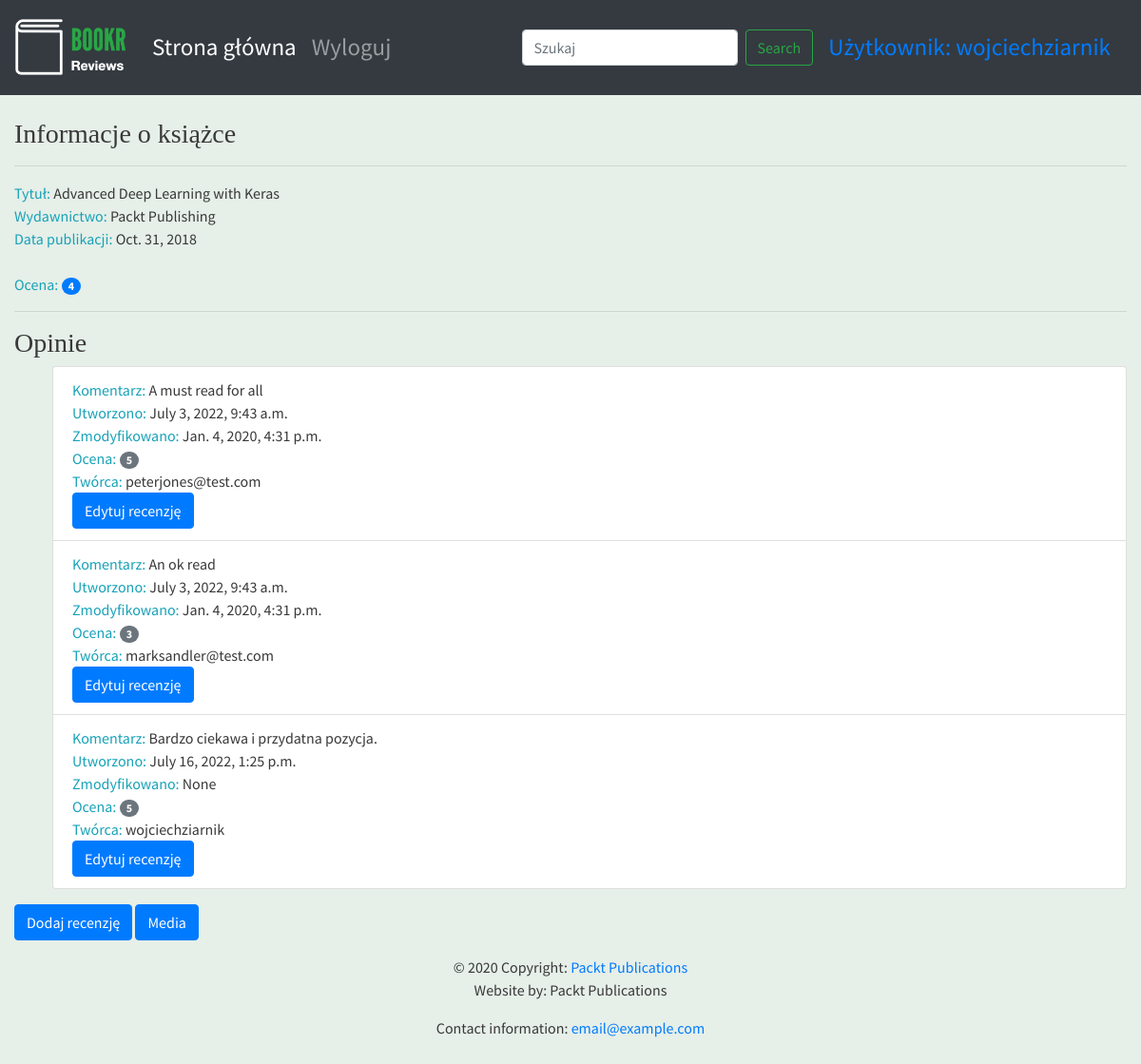
The page /books/1/ (signed in) on the database its author committed.
### reviews/models.py (models this page shows, shortened)
class Book(models.Model):
    title = models.CharField(max_length=70, help_text="Tytuł książki.")
    publication_date = models.DateField(verbose_name="Data publikacji książki.")
    isbn = models.CharField(max_length=20, verbose_name="Numer ISBN książki.")
    publisher = models.ForeignKey(Publisher, on_delete=models.CASCADE)
    contributors = models.ManyToManyField('Contributor', through="BookContributor")
    cover = models.ImageField(upload_to='book_covers/', null=True, blank=True)
    sample = models.FileField(upload_to='book_samples/', null=True, blank=True)

class Publisher(models.Model):
    name = models.CharField(max_length=50, help_text="Nazwa wydawnictwa.")
    website = models.URLField(help_text="Witryna wydawnictwa.")
    email = models.EmailField(help_text="Adres e-mail wydawnictwa.")
    def __str__(self):
        return self.name

class Review(models.Model):
    content = models.TextField(help_text="Tekst recenzji.")
    rating = models.IntegerField(help_text="Ocena użytkownika.")
    date_created = models.DateTimeField(auto_now_add=True, help_text="Data i czas utworzenia recenzji.")
    date_edited = models.DateTimeField(null=True, help_text="Data i czas ostatniej edycji recenzji.")
    creator = models.ForeignKey(get_user_model(), on_delete=models.CASCADE)
    book = models.ForeignKey(Book, on_delete=models.CASCADE, help_text="Recenzowana książka.")

### reviews/views.py (the view)
# urls.py: path('books/<int:pk>/', book_detail, name="book_detail"),
def book_detail(request, pk):
    book = get_object_or_404(Book, pk=pk)
    reviews = book.review_set.all()
    if reviews:
        book_rating = average_rating([review.rating for review in reviews])
        context = {
            "book": book,
            "book_rating": book_rating,
            "reviews": reviews
        }
    else:
        context = {
            "book": book,
            "book_rating": None,
            "reviews": None
        }
    if request.user.is_authenticated:
        max_viewed_books_length = 10
        viewed_books = request.session.get("viewed_books", [])
        viewed_book = [book.id, book.title]
        if viewed_book in viewed_books:
            viewed_books.pop(viewed_books.index(viewed_book))
        viewed_books.insert(0, viewed_book)
        viewed_books = viewed_books[:max_viewed_books_length]
        request.session['viewed_books'] = viewed_books
    return render(request, "reviews/book_detail.html", context)

### reviews/utils.py (called while the page is built)
def average_rating(rating_list):
    if not rating_list:
        return 0
    return round(sum(rating_list)/len(rating_list))

### reviews/templates/reviews/book_detail.html (shortened to what this page needs)
{% extends 'reviews/reviews_base.html' %}
{% block content %}
      <br>
      <h3>Informacje o książce</h3>
      <hr>
      <span class="text-info">Tytuł: </span> <span>{{ book.title }}</span>
      <br>
      <span class="text-info">Wydawnictwo: </span><span>{{ book.publisher }}</span>
      <br>
      <span class="text-info">Data publikacji: </span><span>{{ book.publication_date }}</span>
      <br>
      <br>
      {% if not reviews %}
            <hr>
            {% if user.is_authenticated %}
                  <h3>Oceń książkę i napisz pierwszą recenzję.</h3>
            {% endif %}
      {% else %}
            <span class="text-info">Ocena: </span><span class="badge badge-primary badge-pill">{{ book_rating }}</span>
            <br>
            <hr>
            <h3>Opinie</h3>
            <ul>
            {% for review in reviews %}
                  <li class="list-group-item">
                        <span class="text-info">Komentarz: </span> <span>{{ review.content }}</span>
                        <br>
                        <span class="text-info">Utworzono: </span><span>{{ review.date_created }}</span>
                        <br>
                        <span class="text-info">Zmodyfikowano: </span><span>{{ review.date_edited }}</span>
                        <br>
                        <span class="text-info">Ocena: </span><span class="badge badge-secondary badge-pill">{{ review.rating }}</span>
                        <br>
                        <span class="text-info">Twórca: </span><span>{{ review.creator.username }}</span>
                        <br>
                        {% if user.is_staff or user.id == review.creator.id %}
                              <a class="btn btn-primary" href="{% url 'review_edit' book.pk review.pk %}">Edytuj recenzję</a>
                        {% endif %}
                  </li>
            {% endfor %}
            </ul>
      {% endif %}
{% if user.is_authenticated %}
<a class="btn btn-primary" href="{% url 'review_create' book.pk %}">Dodaj recenzję</a>
<a class="btn btn-primary" href="{% url 'book_media' book.pk %}">Media</a>
{% endif %}
{% endblock %}

### templates/base.html (shortened to what this page needs)
<!doctype html>
{% load static %}
<html lang="en">
  <head>
    <link rel="stylesheet" href="https://stackpath.bootstrapcdn.com/bootstrap/4.4.1/css/bootstrap.min.css">
    <link rel="stylesheet" href="https://cdnjs.cloudflare.com/ajax/libs/font-awesome/4.7.0/css/font-awesome.min.css">
    <link rel="stylesheet" href="{% static 'main.css' %}">
  </head>
  <body>
        <nav class="navbar navbar-expand-sm navbar-dark bg-dark sticky-top">
          <a class="navbar-brand" href="/">{% block brand %}<img src="{% static 'logo.png' %}">{% endblock %}</a>
          <div class="collapse navbar-collapse" id="navbarSupportedContent">
            <ul class="navbar-nav mr-auto">
              <li class="nav-item active">
                <a class="nav-link" href="/books/">Strona główna <span class="sr-only">(current)</span></a>
              </li>
              {% if user.is_authenticated %}
              <li class="nav-item">
                <a class="nav-link" href="{% url 'accounts:logout' %}">Wyloguj</a>
              </li>
              {% else %}
              <li class="nav-item">
                <a class="nav-link" href="{% url 'accounts:login' %}">Zaloguj</a>
              </li>
              {% endif %}
            </ul>
            <form action="{% url 'book_search' %}" class="form-inline my-2 my-lg-0">
             <input class="form-control mr-sm-2" type="search" placeholder="Szukaj" aria-label="Search" name="search" value="{{ search_text }}" minlength="3">
              <button class="btn btn-outline-success my-2 my-sm-0" type="submit">Search</button>
            </form>
            {% if user.is_authenticated %}
              <a class="nav-link" href="{% url 'profile' %}">Użytkownik: {{ user.username }}</a>
            {% endif %}
          </div>
        </nav>
        <div class="container-fluid">
          {% block content %}{% endblock %}
        </div>
  <footer class="page-footer font-small blue">
    <div class="footer-copyright text-center py-3">© 2020 Copyright:
      <a href="https://www.packtpub.com"> Packt Publications</a>
      <p>Website by: Packt Publications</p>
      <p>Contact information: <a href="mailto:email@example.com">email@example.com</a></p>
    </div>
  </footer>
  </body>
</html>

### static/main.css (style rules this page uses)
.navbar { min-height: 100px; font-size: 25px; }
.navbar-brand { font-size: 25px; }
body { font-family: 'Source Sans Pro', sans-serif; background-color: #e6efe8; color: #393939; }
h1, h2, h3, h4, h5, h6 { font-family: 'Libre Baskerville', serif; }

### rows shown on the page
Book: title "Advanced Deep Learning with Keras", publisher "Packt Publishing", publication_date "Oct. 31, 2018"
Review: content "A must read for all", date_created "July 3, 2022, 9:43 a.m.", date_edited "Jan. 4, 2020, 4:31 p.m.", rating "5", creator.username "peterjones@test.com"
Review: content "An ok read", date_created "July 3, 2022, 9:43 a.m.", date_edited "Jan. 4, 2020, 4:31 p.m.", rating "3", creator.username "marksandler@test.com"
Review: content "Bardzo ciekawa i przydatna pozycja.", date_created "July 16, 2022, 1:25 p.m.", date_edited "None", rating "5", creator.username "wojciechziarnik"

### other values the page prints
{{ user.username }} "wojciechziarnik"
{{ book_rating }} "4"
